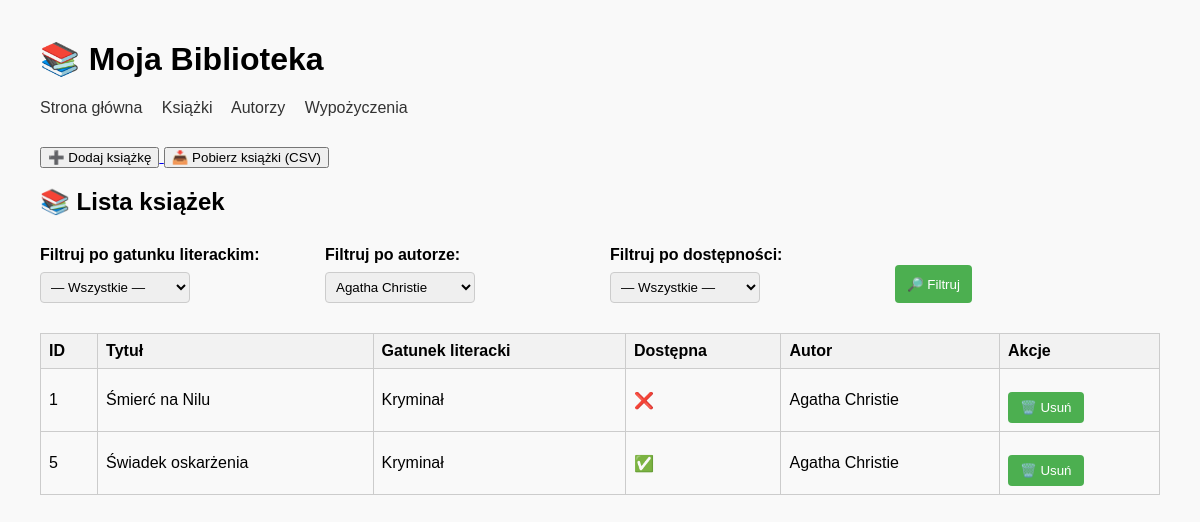
The app's page /books?author_id=1, older data.
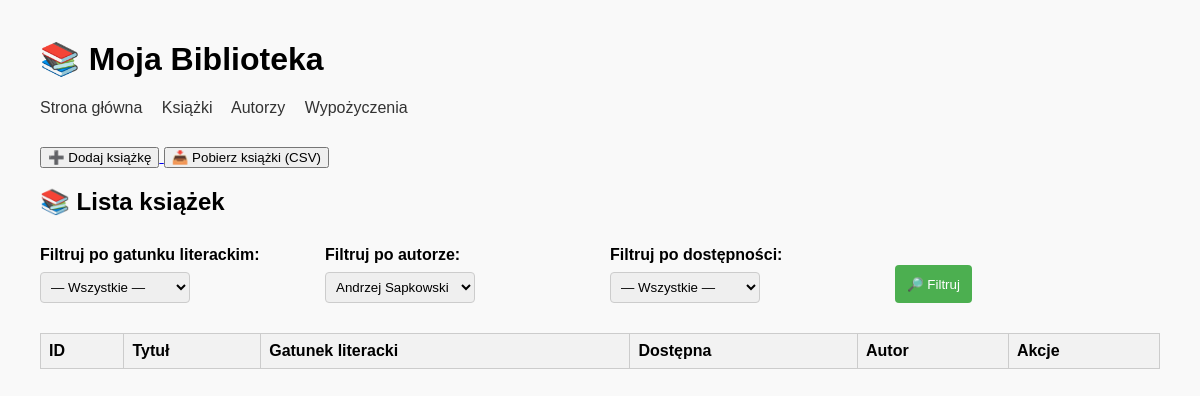
The same page, newer data.
### app/models.py (models this page shows, shortened)
class Book(db.Model):
    __tablename__ = "books"
    id = db.Column(db.Integer, primary_key=True)
    author_id = db.Column(db.Integer, db.ForeignKey("authors.id"), nullable=False)
    title = db.Column(db.String(200), nullable=False)
    genre = db.Column(db.String(100))
    available = db.Column(db.Boolean, default=True)
    borrowings = db.relationship("Borrowings", backref="book", lazy="dynamic")

class Author(db.Model):
    __tablename__ = "authors"
    id = db.Column(db.Integer, primary_key=True)
    name = db.Column(db.String(100), nullable=False)
    surname = db.Column(db.String(100), nullable=False)
    nationality = db.Column(db.String(100))
    main_genre = db.Column(db.String(100))
    info_url = db.Column(db.String(300), nullable=True)
    books = db.relationship("Book", backref="author", lazy="dynamic")

### app/routes.py (the view)
@app.route("/books", strict_slashes=False)
def books():
    genre = request.args.get("genre")
    author_id = request.args.get("author_id")
    available = request.args.get("available")
    genres = db.session.query(Book.genre).distinct().filter(Book.genre.isnot(None)).all()
    genre_list = sorted(set(g[0] for g in genres if g[0]))
    authors = Author.query.order_by(Author.name).all()
    query = Book.query
    if available == "true":
        query = query.filter(Book.available.is_(True))
    elif available == "false":
        query = query.filter(Book.available.is_(False))
    if genre:
        query = query.filter(Book.genre.ilike(f"%{genre}%"))
    if author_id:
        query = query.filter(Book.author_id == int(author_id))
    books = query.all()
    return render_template("books.html", books=books, genre_list=genre_list, authors=authors)

### app/templates/books.html (shortened to what this page needs)
{% extends "base.html" %}
{% block content %}
<a href="{{ url_for('new_book') }}">
    <button>➕ Dodaj książkę</button>
</a>
    <a href="{{ url_for('export_books') }}">
    <button>📥 Pobierz książki (CSV)</button>
</a>
<h2>📚 Lista książek</h2>
<form method="GET" action="{{ url_for('books') }}" class="filter-row">
        <div>
        <label for="genre">Filtruj po gatunku literackim:</label>
        <select name="genre">
            <option value="">— Wszystkie —</option>
        </select>
    </div>
    <div>
        <label for="author_id">Filtruj po autorze:</label>
        <select name="author_id">
            {% for author in authors %}
            <option value="{{ author.id }}" {% if request.args.get('author_id')==author.id|string %}selected{% endif %}>
                {{ author.name }} {{ author.surname }}
            </option>
            {% endfor %}
        </select>
    </div>
    <div>
        <label for="available">Filtruj po dostępności:</label>
        <select name="available">
            <option value="">— Wszystkie —</option>
        </select>
    </div>
    <div>
        <button type="submit">🔎 Filtruj</button>
    </div>
</form>
<table>
    <tr>
        <th>ID</th>
        <th>Tytuł</th>
        <th>Gatunek literacki</th>
        <th>Dostępna</th>
        <th>Autor</th>
        <th>Akcje</th>
    </tr>
    {% for book in books %}
    <tr>
        <td>{{ book.id }}</td>
        <td>{{ book.title }}</td>
        <td>{{ book.genre }}</td>
        <td>{{ "✅" if book.available else "❌" }}</td>
        <td>{{ book.author.name }} {{ book.author.surname }}</td>
        <td>
            <form method="POST" action="{{ url_for('delete_book', book_id=book.id) }}" style="display:inline;">
                <button type="submit" onclick="return confirm('Czy na pewno chcesz usunąć tę książkę?')">🗑️
                    Usuń</button>
            </form>
        </td>
    </tr>
    {% endfor %}
</table>
{% endblock %}

Row changes from the older to the newer data that the page shows:
removed Book: id "1", title "Śmierć na Nilu", genre "Kryminał", available "❌", author.name "Agatha", author.surname "Christie"
removed Book: id "5", title "Świadek oskarżenia", genre "Kryminał", available "✅", author.name "Agatha", author.surname "Christie"
Text that changed along with them:
form field author_id: "Agatha Christie" → "Andrzej Sapkowski"
